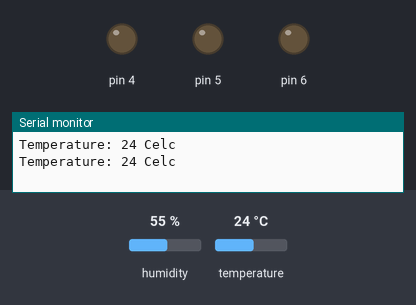
Simulated run of this sketch. Board: Arduino Uno, built with avr-gcc and run on an emulated ATmega328P. On the bench: output pins drawn as LEDs (lit = HIGH), the last lines printed to the serial monitor. The test bench sets the inputs (shaded band); at power-on: temperature 24 °C, humidity 55 %.

Above: at 1.3 s.
1.4 s: temperature set to 33 °C
At 2.6 s:
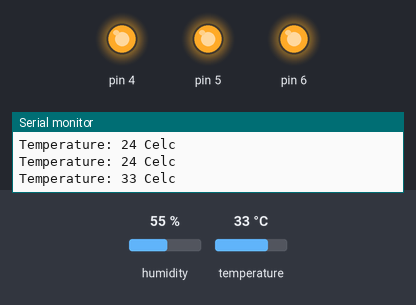
3.5 s: temperature set to 12 °C
At 5.3 s:
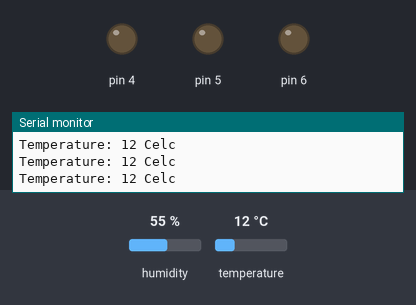
5.6 s: temperature set to 41 °C
At 6.9 s:
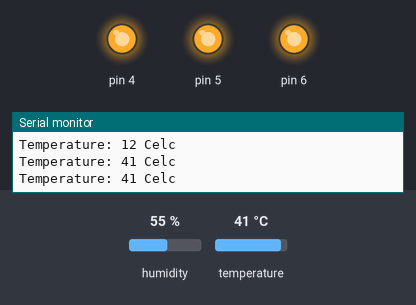
Timing chart, 0 to 8.6 s (numbered marks = the images above; inputs shaded):
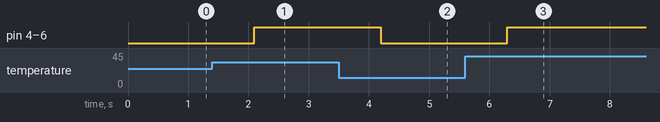

The sketch:

lovemeter.ino
```cpp
#include <DHT11.h>

const int sensorPin = 2;
const float baseTemp = 30.0;

DHT11 dht11(sensorPin);

struct LedsState {
  int first;
  int second;
  int third;
};

void switchLeds(LedsState);

void setup() {
  Serial.begin(9600);

  for (int pinNbr = 4; pinNbr < 7; pinNbr++) {
    pinMode(pinNbr, OUTPUT);
    digitalWrite(pinNbr, LOW);
  }
}

void loop() {
  int temp = dht11.readTemperature();

  if (temp == DHT11::ERROR_CHECKSUM || temp == DHT11::ERROR_TIMEOUT) {
    // Print error message based on the error code.
    Serial.println(DHT11::getErrorString(temp));
  } else {
    Serial.print("Temperature: ");
    Serial.print(temp);
    Serial.println(" Celc");

    if (temp <= baseTemp) {
      switchLeds({.first = 0, .second = 0, .third = 0});
    } else if (temp >= baseTemp + 1 && temp < baseTemp + 2) {
      switchLeds({.first = 1, .second = 0, .third = 0});
    } else if (temp >= baseTemp + 2 && temp < baseTemp + 3) {
      switchLeds({.first = 1, .second = 1, .third = 0});
    } else {
      switchLeds({.first = 1, .second = 1, .third = 1});
    }

    delay(1);
  }
}


void switchLeds(LedsState state) {
  digitalWrite(4, state.first);
  digitalWrite(5, state.second);
  digitalWrite(6, state.third);
}
```

Measured:
- after the input at 1.4 s, pin 4–6: LOW → HIGH after 0.70 s
- after the input at 3.5 s, pin 4–6: HIGH → LOW after 0.70 s
- after the input at 5.6 s, pin 4–6: LOW → HIGH after 0.69 s
